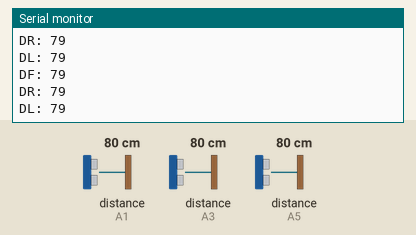
Simulated run of this sketch. Board: Arduino Uno, built with avr-gcc and run on an emulated ATmega328P. Shown: the last lines printed to the serial monitor. Wiring (inferred from the names in the program): 3 × ultrasonic range finder: trigger A0, echo A1 / trigger A2, echo A3 / trigger A4, echo A5. The test bench sets the inputs (shaded band); at power-on: distance to the obstacle (sensors on A1, A3, A5) 80 cm. The echo pulse lasts 58.3 µs per cm.

Above: at 1.5 s.
1.6 s: distance to the obstacle (sensor on A1) set to 2 cm
At 1.73 s:
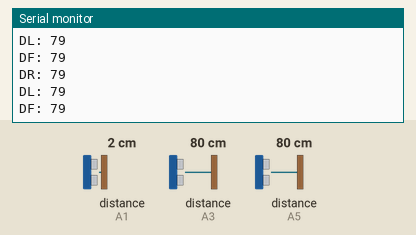
3.1 s: distance to the obstacle (sensor on A3) set to 2 cm
At 3.5 s:
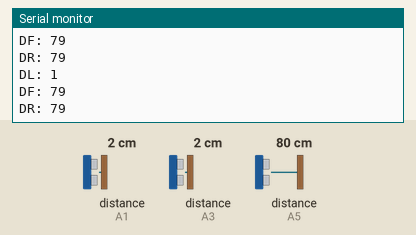
4.6 s: distance to the obstacle (sensor on A5) set to 2 cm
At 4.77 s:
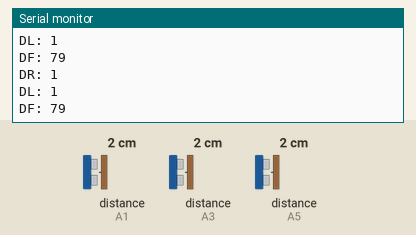
6.1 s: distance to the obstacle (sensor on A1) set to 4 cm
At 6.27 s:
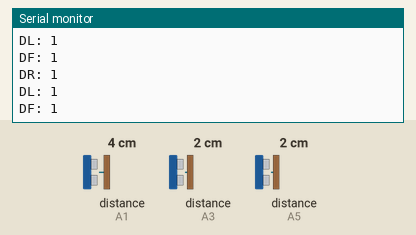
7.6 s: distance to the obstacle (sensor on A3) set to 4 cm
At 7.78 s:
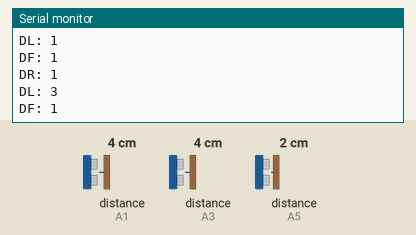
9.1 s: distance to the obstacle (sensor on A5) set to 4 cm
At 9.28 s:
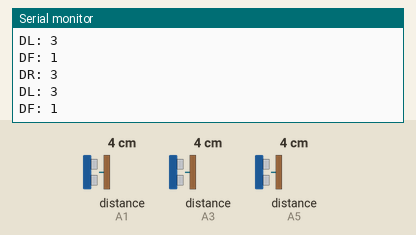
Timing chart, 0 to 11.6 s (numbered marks = the images above; inputs shaded):
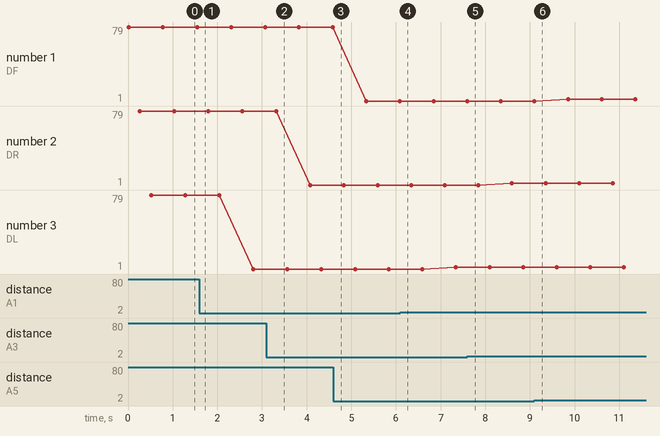

The sketch:

Manual_Sensor.ino
```cpp
const int trigLeft = A0;
const int trigRight = A2;
const int trigFront = A4;
const int echoLeft = A1;
const int echoRight = A3;
const int echoFront = A5;

long distanceLeft, distanceRight, distanceFront;

void setup() {
	// put your setup code here, to run once:
	Serial.begin (9600);

	pinMode(trigLeft, OUTPUT);
	pinMode(echoLeft, INPUT);

	pinMode(trigFront, OUTPUT);
	pinMode(echoFront, INPUT);

	pinMode(trigRight, OUTPUT);
	pinMode(echoRight, INPUT);
}

void get_distanceFront(){
	// put your main code here, to run repeatedly:
	// The sensor is triggered by a HIGH pulse of 10 or more microseconds.
	// Give a short LOW pulse beforehand to ensure a clean HIGH pulse:
	digitalWrite(trigFront, LOW);
	delayMicroseconds(5);
	digitalWrite(trigFront, HIGH);
	delayMicroseconds(10);
	digitalWrite(trigFront, LOW);

	// Read the signal from the sensor: a HIGH pulse whose
	// duration is the time (in microseconds) from the sending
	// of the ping to the reception of its echo off of an object.
	pinMode(echoFront, INPUT);
	long duration = pulseIn(echoFront, HIGH);

	// convert the time into a distance
	distanceFront = (duration/2) / 29.1;
}

void get_distanceLeft(){
	digitalWrite(trigLeft, LOW);
	delayMicroseconds(5);
	digitalWrite(trigLeft, HIGH);
	delayMicroseconds(10);
	digitalWrite(trigLeft, LOW);

	pinMode(echoLeft, INPUT);
	long duration = pulseIn(echoLeft, HIGH);

	distanceLeft = (duration/2) / 29.1;
}

void get_distanceRight(){
	digitalWrite(trigRight, LOW);
	delayMicroseconds(5);
	digitalWrite(trigRight, HIGH);
	delayMicroseconds(10);
	digitalWrite(trigRight, LOW);

	pinMode(echoRight, INPUT);
	long duration = pulseIn(echoRight, HIGH);

	distanceRight = (duration/2) / 29.1;
}

void loop() {

	get_distanceLeft();
	get_distanceFront();
	get_distanceRight();

	Serial.print("DF: ");
	Serial.println(distanceFront);

	delay(250);

	Serial.print("DR: ");
	Serial.println(distanceRight);

	delay(250);

	Serial.print("DL: ");
	Serial.println(distanceLeft);

	delay(250);
}
```

Measured:
- plotted number 3: 79 → 1 after the input at 1.6 s, 1 → 3 after the input at 6.1 s
